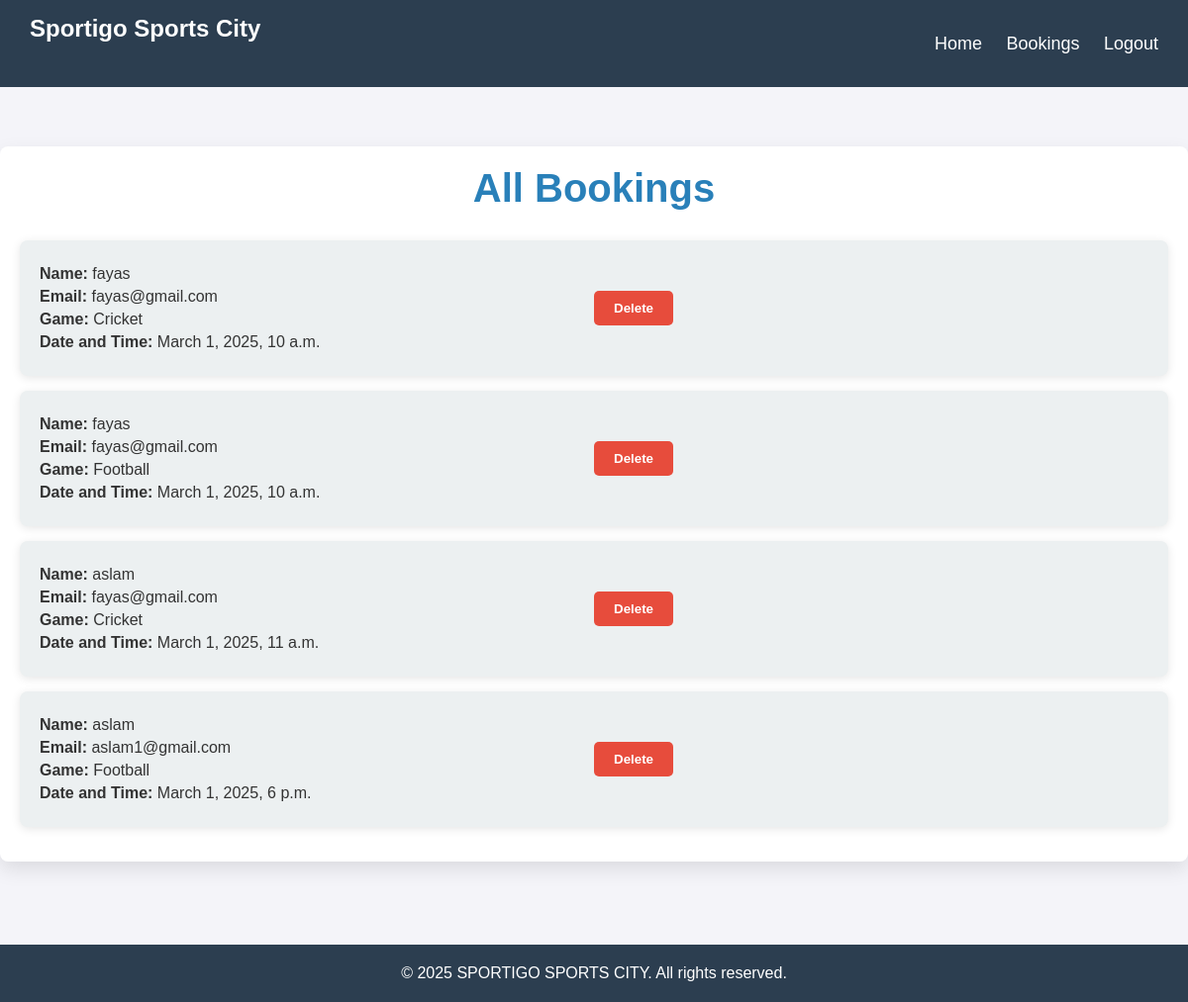
Screenshot of /booking_list with the database file from the repository.
### app/models.py (models this page shows, shortened)
class Turf(models.Model):
    user = models.ForeignKey(User, on_delete=models.CASCADE, null=True, blank=True)  # Allow null temporarily
    name = models.CharField(max_length=255)
    email = models.EmailField()
    date = models.DateTimeField()
    CRICKET = 'cricket'
    FOOTBALL = 'football'
    GAME_CHOICES = [
        (CRICKET, 'Cricket'),
        (FOOTBALL, 'Football'),
    ]
    game = models.CharField(
        max_length=10,
        choices=GAME_CHOICES,
        default=CRICKET,
    )

### app/views.py (the view)
# urls.py: path('booking_list', views.booking_list, name='booking_list'),
def booking_list(request):
    bookings = Turf.objects.all()
    return render(request, 'admin/booking_list.html', {'bookings': bookings})

### templates/admin/booking_list.html (shortened to what this page needs)
<!DOCTYPE html>
<html lang="en">
<head>
</head>
<body>
    <div class="navbar">
        <h1>Sportigo Sports City</h1>
        <div>
            <a href="/">Home</a>
            <a href="/booking_list">Bookings</a>
            <a href="/shp_logout">Logout</a>
        </div>
    </div>
    <div class="container">
        <h1>All Bookings</h1>
        <ul class="booking-list">
            {% for booking in bookings %}
                <li>
                    <div>
                        <p><strong>Name:</strong> {{ booking.name }}</p>
                        <p><strong>Email:</strong> {{ booking.email }}</p>
                        <p><strong>Game:</strong> {{ booking.get_game_display }}</p>
                        <p><strong>Date and Time:</strong> {{ booking.date }}</p>
                    </div>
                    <div>
                        <form method="POST" action="{% url 'delete_booking_admin' booking.id %}" style="display: inline;">
                            <button type="submit" class="delete-btn">Delete</button>
                        </form>
                    </div>
                </li>
            {% empty %}
                <li class="no-bookings">No bookings available.</li>
            {% endfor %}
        </ul>
    </div><br><br><br>
    <footer>
        <p>&copy; 2025 SPORTIGO SPORTS CITY. All rights reserved.</p>
    </footer>
</body>
</html>

### templates/admin/booking_list.html (style rules this page uses)
* { margin: 0; padding: 0; box-sizing: border-box; }
body { font-family: 'Arial', sans-serif; background-color: #f4f4f9; color: #333; padding: 0; margin: 0; }
.navbar { background-color: #2c3e50; padding: 15px 30px; display: flex; justify-content: space-between; align-items: center; }
.navbar h1 { color: white; font-size: 24px; }
.navbar a { color: white; text-decoration: none; font-size: 18px; margin-left: 20px; transition: color 0.3s ease; }
.container { max-width: 1200px; margin: 60px auto 30px; padding: 20px; background-color: #fff; border-radius: 8px; box-shadow: 0 8px 20px rgba(0, 0, 0, 0.1); }
h1 { text-align: center; font-size: 2.5rem; color: #2980b9; margin-bottom: 30px; }
.booking-list { list-style: none; padding: 0; }
.booking-list li { background-color: #ecf0f1; padding: 20px; margin-bottom: 15px; border-radius: 8px; display: flex; justify-content: space-between; align-items: center; box-shadow: 0 2px 10px rgba(0, 0, 0, 0.1); }
.booking-list li div { flex: 1; margin-right: 20px; }
.booking-list li p { margin: 5px 0; font-size: 1rem; }
.delete-btn { background-color: #e74c3c; color: white; font-weight: bold; border-radius: 5px; padding: 10px 20px; text-decoration: none; border: none; cursor: pointer; transition: background-color 0.3s ease; }
footer { background: #2c3e50; color: white; text-align: center; padding: 20px; width: 100vw; bottom: 0; left: 0; }

### rows the page displays
Turf: name "fayas", email "fayas@gmail.com", game "Cricket", date "March 1, 2025, 10 a.m."
Turf: name "fayas", email "fayas@gmail.com", game "Football", date "March 1, 2025, 10 a.m."
Turf: name "aslam", email "fayas@gmail.com", game "Cricket", date "March 1, 2025, 11 a.m."
Turf: name "aslam", email "aslam1@gmail.com", game "Football", date "March 1, 2025, 6 p.m."
